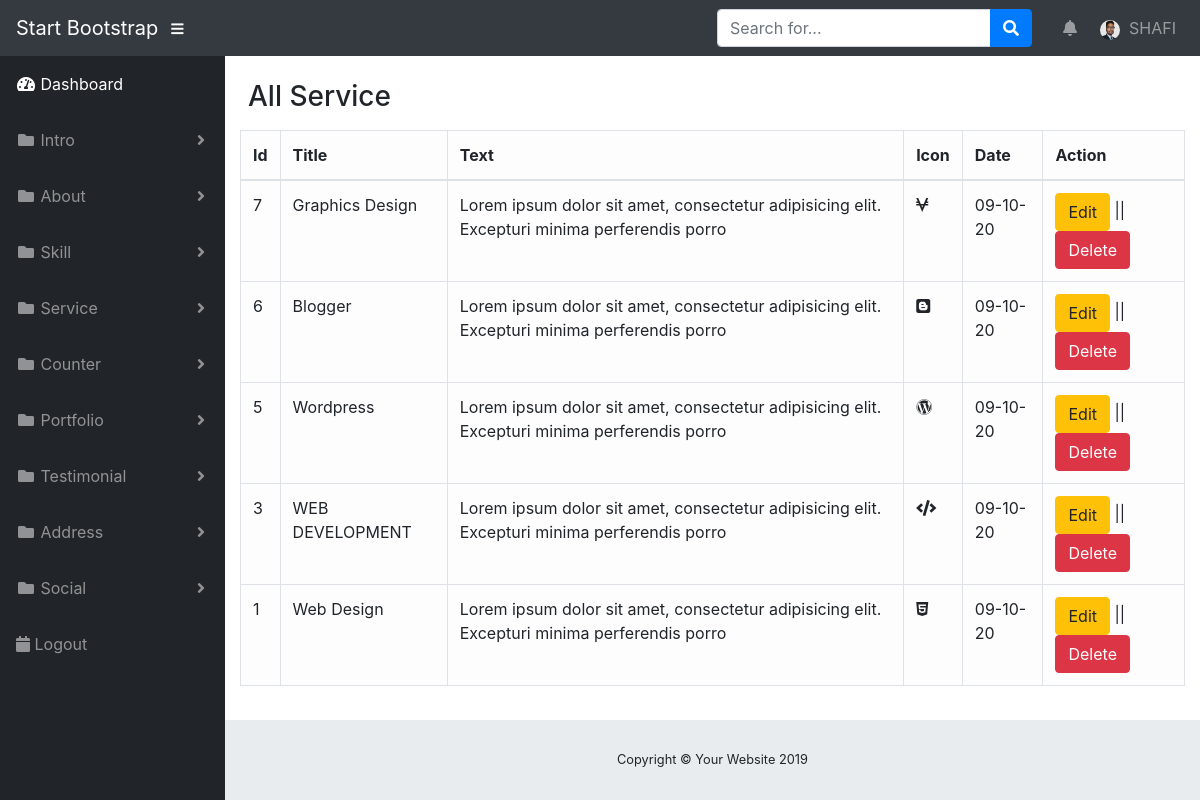
The page /admin/post_service.php (signed in) on the database its author committed.
### tables this page shows
CREATE TABLE `service` (
  `id_service` int(11) NOT NULL,
  `icon_service` varchar(50) NOT NULL,
  `title_service` varchar(20) NOT NULL,
  `text_service` varchar(100) NOT NULL,
  `date_service` date NOT NULL
);

### admin/view_all_service.php (the view, shortened to what this page needs)
<table id="table_id" class="table table-light table-hover table-bordered">
    <thead>
        <tr>
            <th>Id</th>
            <th>Title</th>
            <th>Text</th>
            <th>Icon</th>
            <th>Date</th>
            <th>Action</th>
        </tr>
    </thead>
    <tbody>
        <?php
        $result = mysqli_query($cont, "SELECT * FROM service order by id_service DESC");
        while ($show = mysqli_fetch_array($result)) {
            $id_service     = $show['id_service'];
            $icon_service   = $show['icon_service'];
            $title_service  = $show['title_service'];
            $text_service   = $show['text_service'];
            $date_service   = date('d-m-y');
        ?>
            <tr>
                <td><?php echo $id_service; ?></td>
                <td><?php echo $title_service; ?></td>
                <td><?php echo $text_service; ?></td>
                <td><i class="<?php echo $icon_service; ?>"></i></td>
                <td><?php echo $date_service; ?></td>
                <td><?php echo "<a class='btn btn-warning' href='post_service.php?source=edit_service&p_id={$id_service}'>Edit</a>"; ?> || <?php echo "<a rel='$id_service' href='javascript:void(0)' class='delete_link btn btn-danger'>Delete</a>"; ?></td>
            </tr>
        <?php } ?>
    </tbody>
</table>
</div>
</div>
</div>

### admin/css/sb-admin.css (style rules this page uses)
html { position: relative; min-height: 100%; }
body { height: 100%; }
:root { --input-padding-x: 0.75rem; --input-padding-y: 0.75rem; }

### rows shown on the page
service: id_service "7", title_service "Graphics Design", text_service "Lorem ipsum dolor sit amet, consectetur adipisicing elit. Excepturi minima perferendis porro"
service: id_service "6", title_service "Blogger", text_service "Lorem ipsum dolor sit amet, consectetur adipisicing elit. Excepturi minima perferendis porro"
service: id_service "5", title_service "Wordpress", text_service "Lorem ipsum dolor sit amet, consectetur adipisicing elit. Excepturi minima perferendis porro"
service: id_service "3", title_service "WEB DEVELOPMENT", text_service "Lorem ipsum dolor sit amet, consectetur adipisicing elit. Excepturi minima perferendis porro"
service: id_service "1", title_service "Web Design", text_service "Lorem ipsum dolor sit amet, consectetur adipisicing elit. Excepturi minima perferendis porro"

### other values the page prints
$username "SHAFI"
